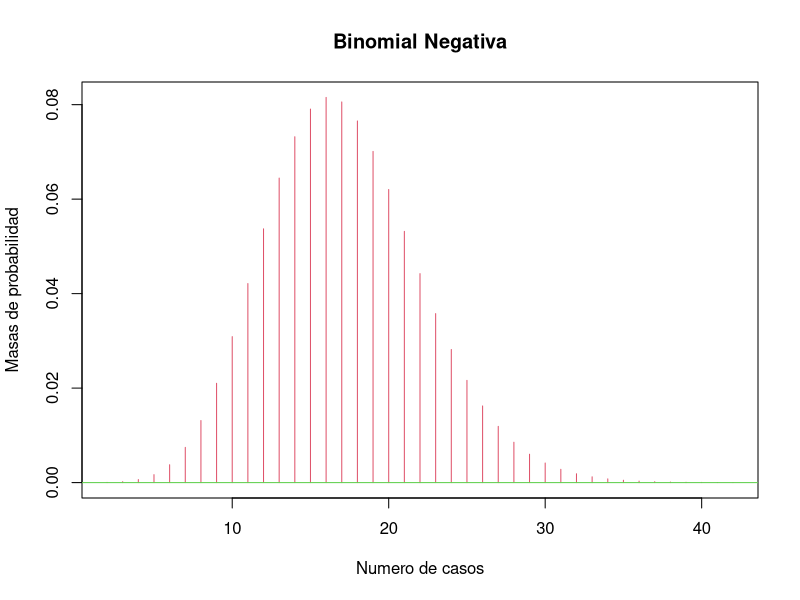

Write R code to recreate this figure.
## ---- chunk 1
knitr::opts_chunk$set(echo = TRUE)
## ---- chunk 2
BinNegModif.plot <- function(n, r, p, a=NA,b=NA,calcProb=(!is.na(a) | !is.na(b)),quantile=NA,calcQuant=!is.na(quantile)){
  # BinNeg
  media <- r*(1-p)/p
  sd = sqrt(r*(1-p)/p^2)
  low = max(0, round(media - 3 * sd))
  high = round(media + 5 * sd)
  values = low:high
  probs = dnbinom(x = values, size = r, prob = p)
  plot(c(low,high), c(0,max(probs)), type = "n", 
       xlab = "Numero de casos",
       ylab = "Masas de probabilidad",
       main = "Binomial Negativa")
  lines(values, probs, type = "h", col = 2)
  abline(h=0,col=3)
  if(calcProb) {
    if(is.na(a)){ a = 0 }
    if(is.na(b)){
      a = round(a)
      prob = 1-pnbinom(q= a-1,size = r, prob = p)
      title(paste("P(",a," <= Y ) = ",round(prob,6),sep=""),line=0,col.main=4)
      u = seq(max(c(a,low)),high,by=1)
    }
    else {
      if(a > b) {d = a; a = b; b = d;}
      a = round(a); b = round(b)
      prob = pnbinom(q= b,size = r, prob = p) - pnbinom(q= a-1,size = r,prob = p)
      title(paste("P(",a," <= N <= ",b,") = ",round(prob,6),sep=""),line=0,col.main=4)
      u = seq(max(c(a,low)),min(c(b,high)),by=1)
    }
    v = dnbinom(x= u,size = r, prob = p)
    lines(u,v,type="h",col=4)
  }
  else if(calcQuant==T) {
    if(quantile < 0 || quantile > 1)
      stop("El cuantil debe estar entre 0 y 1")
    x = qnbinom(p = quantile,size= r,prob = p)
    title(paste("",quantile," quantile = ",x,sep=""),line=0,col.main=4)
    u = 0:x
    v = dnbinom(x = u,size = r, prob = p)
    lines(u,v,type="h",col=4)
  }
  return(invisible())
}
## ---- chunk 3

BinNegModif.plot(300,40,0.7)

